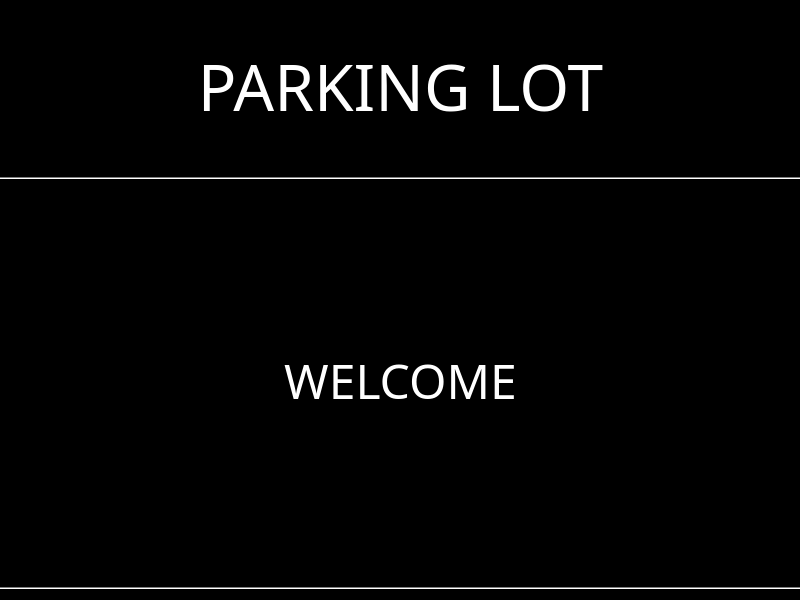
<?xml version="1.0" encoding="UTF-8"?>
<ui version="4.0">
 <class>DisplayBoard</class>
 <widget class="QMainWindow" name="DisplayBoard">
  <property name="geometry">
   <rect>
    <x>0</x>
    <y>0</y>
    <width>800</width>
    <height>600</height>
   </rect>
  </property>
  <property name="palette">
   <palette>
    <active>
     <colorrole role="WindowText">
      <brush brushstyle="SolidPattern">
       <color alpha="255">
        <red>255</red>
        <green>255</green>
        <blue>255</blue>
       </color>
      </brush>
     </colorrole>
     <colorrole role="Button">
      <brush brushstyle="SolidPattern">
       <color alpha="255">
        <red>0</red>
        <green>0</green>
        <blue>0</blue>
       </color>
      </brush>
     </colorrole>
     <colorrole role="Light">
      <brush brushstyle="SolidPattern">
       <color alpha="255">
        <red>0</red>
        <green>0</green>
        <blue>0</blue>
       </color>
      </brush>
     </colorrole>
     <colorrole role="Midlight">
      <brush brushstyle="SolidPattern">
       <color alpha="255">
        <red>0</red>
        <green>0</green>
        <blue>0</blue>
       </color>
      </brush>
     </colorrole>
     <colorrole role="Dark">
      <brush brushstyle="SolidPattern">
       <color alpha="255">
        <red>0</red>
        <green>0</green>
        <blue>0</blue>
       </color>
      </brush>
     </colorrole>
     <colorrole role="Mid">
      <brush brushstyle="SolidPattern">
       <color alpha="255">
        <red>0</red>
        <green>0</green>
        <blue>0</blue>
       </color>
      </brush>
     </colorrole>
     <colorrole role="Text">
      <brush brushstyle="SolidPattern">
       <color alpha="255">
        <red>255</red>
        <green>255</green>
        <blue>255</blue>
       </color>
      </brush>
     </colorrole>
     <colorrole role="BrightText">
      <brush brushstyle="SolidPattern">
       <color alpha="255">
        <red>255</red>
        <green>255</green>
        <blue>255</blue>
       </color>
      </brush>
     </colorrole>
     <colorrole role="ButtonText">
      <brush brushstyle="SolidPattern">
       <color alpha="255">
        <red>255</red>
        <green>255</green>
        <blue>255</blue>
       </color>
      </brush>
     </colorrole>
     <colorrole role="Base">
      <brush brushstyle="SolidPattern">
       <color alpha="255">
        <red>0</red>
        <green>0</green>
        <blue>0</blue>
       </color>
      </brush>
     </colorrole>
     <colorrole role="Window">
      <brush brushstyle="SolidPattern">
       <color alpha="255">
        <red>0</red>
        <green>0</green>
        <blue>0</blue>
       </color>
      </brush>
     </colorrole>
     <colorrole role="Shadow">
      <brush brushstyle="SolidPattern">
       <color alpha="255">
        <red>0</red>
        <green>0</green>
        <blue>0</blue>
       </color>
      </brush>
     </colorrole>
     <colorrole role="AlternateBase">
      <brush brushstyle="SolidPattern">
       <color alpha="255">
        <red>0</red>
        <green>0</green>
        <blue>0</blue>
       </color>
      </brush>
     </colorrole>
     <colorrole role="ToolTipBase">
      <brush brushstyle="SolidPattern">
       <color alpha="255">
        <red>255</red>
        <green>255</green>
        <blue>220</blue>
       </color>
      </brush>
     </colorrole>
     <colorrole role="ToolTipText">
      <brush brushstyle="SolidPattern">
       <color alpha="255">
        <red>0</red>
        <green>0</green>
        <blue>0</blue>
       </color>
      </brush>
     </colorrole>
     <colorrole role="PlaceholderText">
      <brush brushstyle="SolidPattern">
       <color alpha="127">
        <red>255</red>
        <green>255</green>
        <blue>255</blue>
       </color>
      </brush>
     </colorrole>
    </active>
    <inactive>
     <colorrole role="WindowText">
      <brush brushstyle="SolidPattern">
       <color alpha="255">
        <red>255</red>
        <green>255</green>
        <blue>255</blue>
       </color>
      </brush>
     </colorrole>
     <colorrole role="Button">
      <brush brushstyle="SolidPattern">
       <color alpha="255">
        <red>0</red>
        <green>0</green>
        <blue>0</blue>
       </color>
      </brush>
     </colorrole>
     <colorrole role="Light">
      <brush brushstyle="SolidPattern">
       <color alpha="255">
        <red>0</red>
        <green>0</green>
        <blue>0</blue>
       </color>
      </brush>
     </colorrole>
     <colorrole role="Midlight">
      <brush brushstyle="SolidPattern">
       <color alpha="255">
        <red>0</red>
        <green>0</green>
        <blue>0</blue>
       </color>
      </brush>
     </colorrole>
     <colorrole role="Dark">
      <brush brushstyle="SolidPattern">
       <color alpha="255">
        <red>0</red>
        <green>0</green>
        <blue>0</blue>
       </color>
      </brush>
     </colorrole>
     <colorrole role="Mid">
      <brush brushstyle="SolidPattern">
       <color alpha="255">
        <red>0</red>
        <green>0</green>
        <blue>0</blue>
       </color>
      </brush>
     </colorrole>
     <colorrole role="Text">
      <brush brushstyle="SolidPattern">
       <color alpha="255">
        <red>255</red>
        <green>255</green>
        <blue>255</blue>
       </color>
      </brush>
     </colorrole>
     <colorrole role="BrightText">
      <brush brushstyle="SolidPattern">
       <color alpha="255">
        <red>255</red>
        <green>255</green>
        <blue>255</blue>
       </color>
      </brush>
     </colorrole>
     <colorrole role="ButtonText">
      <brush brushstyle="SolidPattern">
       <color alpha="255">
        <red>255</red>
        <green>255</green>
        <blue>255</blue>
       </color>
      </brush>
     </colorrole>
     <colorrole role="Base">
      <brush brushstyle="SolidPattern">
       <color alpha="255">
        <red>0</red>
        <green>0</green>
        <blue>0</blue>
       </color>
      </brush>
     </colorrole>
     <colorrole role="Window">
      <brush brushstyle="SolidPattern">
       <color alpha="255">
        <red>0</red>
        <green>0</green>
        <blue>0</blue>
       </color>
      </brush>
     </colorrole>
     <colorrole role="Shadow">
      <brush brushstyle="SolidPattern">
       <color alpha="255">
        <red>0</red>
        <green>0</green>
        <blue>0</blue>
       </color>
      </brush>
     </colorrole>
     <colorrole role="AlternateBase">
      <brush brushstyle="SolidPattern">
       <color alpha="255">
        <red>0</red>
        <green>0</green>
        <blue>0</blue>
       </color>
      </brush>
     </colorrole>
     <colorrole role="ToolTipBase">
      <brush brushstyle="SolidPattern">
       <color alpha="255">
        <red>255</red>
        <green>255</green>
        <blue>220</blue>
       </color>
      </brush>
     </colorrole>
     <colorrole role="ToolTipText">
      <brush brushstyle="SolidPattern">
       <color alpha="255">
        <red>0</red>
        <green>0</green>
        <blue>0</blue>
       </color>
      </brush>
     </colorrole>
     <colorrole role="PlaceholderText">
      <brush brushstyle="SolidPattern">
       <color alpha="127">
        <red>255</red>
        <green>255</green>
        <blue>255</blue>
       </color>
      </brush>
     </colorrole>
    </inactive>
    <disabled>
     <colorrole role="WindowText">
      <brush brushstyle="SolidPattern">
       <color alpha="255">
        <red>0</red>
        <green>0</green>
        <blue>0</blue>
       </color>
      </brush>
     </colorrole>
     <colorrole role="Button">
      <brush brushstyle="SolidPattern">
       <color alpha="255">
        <red>0</red>
        <green>0</green>
        <blue>0</blue>
       </color>
      </brush>
     </colorrole>
     <colorrole role="Light">
      <brush brushstyle="SolidPattern">
       <color alpha="255">
        <red>0</red>
        <green>0</green>
        <blue>0</blue>
       </color>
      </brush>
     </colorrole>
     <colorrole role="Midlight">
      <brush brushstyle="SolidPattern">
       <color alpha="255">
        <red>0</red>
        <green>0</green>
        <blue>0</blue>
       </color>
      </brush>
     </colorrole>
     <colorrole role="Dark">
      <brush brushstyle="SolidPattern">
       <color alpha="255">
        <red>0</red>
        <green>0</green>
        <blue>0</blue>
       </color>
      </brush>
     </colorrole>
     <colorrole role="Mid">
      <brush brushstyle="SolidPattern">
       <color alpha="255">
        <red>0</red>
        <green>0</green>
        <blue>0</blue>
       </color>
      </brush>
     </colorrole>
     <colorrole role="Text">
      <brush brushstyle="SolidPattern">
       <color alpha="255">
        <red>0</red>
        <green>0</green>
        <blue>0</blue>
       </color>
      </brush>
     </colorrole>
     <colorrole role="BrightText">
      <brush brushstyle="SolidPattern">
       <color alpha="255">
        <red>255</red>
        <green>255</green>
        <blue>255</blue>
       </color>
      </brush>
     </colorrole>
     <colorrole role="ButtonText">
      <brush brushstyle="SolidPattern">
       <color alpha="255">
        <red>0</red>
        <green>0</green>
        <blue>0</blue>
       </color>
      </brush>
     </colorrole>
     <colorrole role="Base">
      <brush brushstyle="SolidPattern">
       <color alpha="255">
        <red>0</red>
        <green>0</green>
        <blue>0</blue>
       </color>
      </brush>
     </colorrole>
     <colorrole role="Window">
      <brush brushstyle="SolidPattern">
       <color alpha="255">
        <red>0</red>
        <green>0</green>
        <blue>0</blue>
       </color>
      </brush>
     </colorrole>
     <colorrole role="Shadow">
      <brush brushstyle="SolidPattern">
       <color alpha="255">
        <red>0</red>
        <green>0</green>
        <blue>0</blue>
       </color>
      </brush>
     </colorrole>
     <colorrole role="AlternateBase">
      <brush brushstyle="SolidPattern">
       <color alpha="255">
        <red>0</red>
        <green>0</green>
        <blue>0</blue>
       </color>
      </brush>
     </colorrole>
     <colorrole role="ToolTipBase">
      <brush brushstyle="SolidPattern">
       <color alpha="255">
        <red>255</red>
        <green>255</green>
        <blue>220</blue>
       </color>
      </brush>
     </colorrole>
     <colorrole role="ToolTipText">
      <brush brushstyle="SolidPattern">
       <color alpha="255">
        <red>0</red>
        <green>0</green>
        <blue>0</blue>
       </color>
      </brush>
     </colorrole>
     <colorrole role="PlaceholderText">
      <brush brushstyle="SolidPattern">
       <color alpha="127">
        <red>0</red>
        <green>0</green>
        <blue>0</blue>
       </color>
      </brush>
     </colorrole>
    </disabled>
   </palette>
  </property>
  <property name="windowTitle">
   <string>DisplayBoard</string>
  </property>
  <widget class="QWidget" name="centralwidget">
   <property name="palette">
    <palette>
     <active>
      <colorrole role="WindowText">
       <brush brushstyle="SolidPattern">
        <color alpha="255">
         <red>255</red>
         <green>255</green>
         <blue>255</blue>
        </color>
       </brush>
      </colorrole>
      <colorrole role="Button">
       <brush brushstyle="SolidPattern">
        <color alpha="255">
         <red>0</red>
         <green>0</green>
         <blue>0</blue>
        </color>
       </brush>
      </colorrole>
      <colorrole role="Light">
       <brush brushstyle="SolidPattern">
        <color alpha="255">
         <red>0</red>
         <green>0</green>
         <blue>0</blue>
        </color>
       </brush>
      </colorrole>
      <colorrole role="Midlight">
       <brush brushstyle="SolidPattern">
        <color alpha="255">
         <red>0</red>
         <green>0</green>
         <blue>0</blue>
        </color>
       </brush>
      </colorrole>
      <colorrole role="Dark">
       <brush brushstyle="SolidPattern">
        <color alpha="255">
         <red>0</red>
         <green>0</green>
         <blue>0</blue>
        </color>
       </brush>
      </colorrole>
      <colorrole role="Mid">
       <brush brushstyle="SolidPattern">
        <color alpha="255">
         <red>0</red>
         <green>0</green>
         <blue>0</blue>
        </color>
       </brush>
      </colorrole>
      <colorrole role="Text">
       <brush brushstyle="SolidPattern">
        <color alpha="255">
         <red>255</red>
         <green>255</green>
         <blue>255</blue>
        </color>
       </brush>
      </colorrole>
      <colorrole role="BrightText">
       <brush brushstyle="SolidPattern">
        <color alpha="255">
         <red>255</red>
         <green>255</green>
         <blue>255</blue>
        </color>
       </brush>
      </colorrole>
      <colorrole role="ButtonText">
       <brush brushstyle="SolidPattern">
        <color alpha="255">
         <red>255</red>
         <green>255</green>
         <blue>255</blue>
        </color>
       </brush>
      </colorrole>
      <colorrole role="Base">
       <brush brushstyle="SolidPattern">
        <color alpha="255">
         <red>0</red>
         <green>0</green>
         <blue>0</blue>
        </color>
       </brush>
      </colorrole>
      <colorrole role="Window">
       <brush brushstyle="SolidPattern">
        <color alpha="255">
         <red>0</red>
         <green>0</green>
         <blue>0</blue>
        </color>
       </brush>
      </colorrole>
      <colorrole role="Shadow">
       <brush brushstyle="SolidPattern">
        <color alpha="255">
         <red>0</red>
         <green>0</green>
         <blue>0</blue>
        </color>
       </brush>
      </colorrole>
      <colorrole role="AlternateBase">
       <brush brushstyle="SolidPattern">
        <color alpha="255">
         <red>0</red>
         <green>0</green>
         <blue>0</blue>
        </color>
       </brush>
      </colorrole>
      <colorrole role="ToolTipBase">
       <brush brushstyle="SolidPattern">
        <color alpha="255">
         <red>255</red>
         <green>255</green>
         <blue>220</blue>
        </color>
       </brush>
      </colorrole>
      <colorrole role="ToolTipText">
       <brush brushstyle="SolidPattern">
        <color alpha="255">
         <red>0</red>
         <green>0</green>
         <blue>0</blue>
        </color>
       </brush>
      </colorrole>
      <colorrole role="PlaceholderText">
       <brush brushstyle="SolidPattern">
        <color alpha="127">
         <red>255</red>
         <green>255</green>
         <blue>255</blue>
        </color>
       </brush>
      </colorrole>
     </active>
     <inactive>
      <colorrole role="WindowText">
       <brush brushstyle="SolidPattern">
        <color alpha="255">
         <red>255</red>
         <green>255</green>
         <blue>255</blue>
        </color>
       </brush>
      </colorrole>
      <colorrole role="Button">
       <brush brushstyle="SolidPattern">
        <color alpha="255">
         <red>0</red>
         <green>0</green>
         <blue>0</blue>
        </color>
       </brush>
      </colorrole>
      <colorrole role="Light">
       <brush brushstyle="SolidPattern">
        <color alpha="255">
         <red>0</red>
         <green>0</green>
         <blue>0</blue>
        </color>
       </brush>
      </colorrole>
      <colorrole role="Midlight">
       <brush brushstyle="SolidPattern">
        <color alpha="255">
         <red>0</red>
         <green>0</green>
         <blue>0</blue>
        </color>
       </brush>
      </colorrole>
      <colorrole role="Dark">
       <brush brushstyle="SolidPattern">
        <color alpha="255">
         <red>0</red>
         <green>0</green>
         <blue>0</blue>
        </color>
       </brush>
      </colorrole>
      <colorrole role="Mid">
       <brush brushstyle="SolidPattern">
        <color alpha="255">
         <red>0</red>
         <green>0</green>
         <blue>0</blue>
        </color>
       </brush>
      </colorrole>
      <colorrole role="Text">
       <brush brushstyle="SolidPattern">
        <color alpha="255">
         <red>255</red>
         <green>255</green>
         <blue>255</blue>
        </color>
       </brush>
      </colorrole>
      <colorrole role="BrightText">
       <brush brushstyle="SolidPattern">
        <color alpha="255">
         <red>255</red>
         <green>255</green>
         <blue>255</blue>
        </color>
       </brush>
      </colorrole>
      <colorrole role="ButtonText">
       <brush brushstyle="SolidPattern">
        <color alpha="255">
         <red>255</red>
         <green>255</green>
         <blue>255</blue>
        </color>
       </brush>
      </colorrole>
      <colorrole role="Base">
       <brush brushstyle="SolidPattern">
        <color alpha="255">
         <red>0</red>
         <green>0</green>
         <blue>0</blue>
        </color>
       </brush>
      </colorrole>
      <colorrole role="Window">
       <brush brushstyle="SolidPattern">
        <color alpha="255">
         <red>0</red>
         <green>0</green>
         <blue>0</blue>
        </color>
       </brush>
      </colorrole>
      <colorrole role="Shadow">
       <brush brushstyle="SolidPattern">
        <color alpha="255">
         <red>0</red>
         <green>0</green>
         <blue>0</blue>
        </color>
       </brush>
      </colorrole>
      <colorrole role="AlternateBase">
       <brush brushstyle="SolidPattern">
        <color alpha="255">
         <red>0</red>
         <green>0</green>
         <blue>0</blue>
        </color>
       </brush>
      </colorrole>
      <colorrole role="ToolTipBase">
       <brush brushstyle="SolidPattern">
        <color alpha="255">
         <red>255</red>
         <green>255</green>
         <blue>220</blue>
        </color>
       </brush>
      </colorrole>
      <colorrole role="ToolTipText">
       <brush brushstyle="SolidPattern">
        <color alpha="255">
         <red>0</red>
         <green>0</green>
         <blue>0</blue>
        </color>
       </brush>
      </colorrole>
      <colorrole role="PlaceholderText">
       <brush brushstyle="SolidPattern">
        <color alpha="127">
         <red>255</red>
         <green>255</green>
         <blue>255</blue>
        </color>
       </brush>
      </colorrole>
     </inactive>
     <disabled>
      <colorrole role="WindowText">
       <brush brushstyle="SolidPattern">
        <color alpha="255">
         <red>0</red>
         <green>0</green>
         <blue>0</blue>
        </color>
       </brush>
      </colorrole>
      <colorrole role="Button">
       <brush brushstyle="SolidPattern">
        <color alpha="255">
         <red>0</red>
         <green>0</green>
         <blue>0</blue>
        </color>
       </brush>
      </colorrole>
      <colorrole role="Light">
       <brush brushstyle="SolidPattern">
        <color alpha="255">
         <red>0</red>
         <green>0</green>
         <blue>0</blue>
        </color>
       </brush>
      </colorrole>
      <colorrole role="Midlight">
       <brush brushstyle="SolidPattern">
        <color alpha="255">
         <red>0</red>
         <green>0</green>
         <blue>0</blue>
        </color>
       </brush>
      </colorrole>
      <colorrole role="Dark">
       <brush brushstyle="SolidPattern">
        <color alpha="255">
         <red>0</red>
         <green>0</green>
         <blue>0</blue>
        </color>
       </brush>
      </colorrole>
      <colorrole role="Mid">
       <brush brushstyle="SolidPattern">
        <color alpha="255">
         <red>0</red>
         <green>0</green>
         <blue>0</blue>
        </color>
       </brush>
      </colorrole>
      <colorrole role="Text">
       <brush brushstyle="SolidPattern">
        <color alpha="255">
         <red>0</red>
         <green>0</green>
         <blue>0</blue>
        </color>
       </brush>
      </colorrole>
      <colorrole role="BrightText">
       <brush brushstyle="SolidPattern">
        <color alpha="255">
         <red>255</red>
         <green>255</green>
         <blue>255</blue>
        </color>
       </brush>
      </colorrole>
      <colorrole role="ButtonText">
       <brush brushstyle="SolidPattern">
        <color alpha="255">
         <red>0</red>
         <green>0</green>
         <blue>0</blue>
        </color>
       </brush>
      </colorrole>
      <colorrole role="Base">
       <brush brushstyle="SolidPattern">
        <color alpha="255">
         <red>0</red>
         <green>0</green>
         <blue>0</blue>
        </color>
       </brush>
      </colorrole>
      <colorrole role="Window">
       <brush brushstyle="SolidPattern">
        <color alpha="255">
         <red>0</red>
         <green>0</green>
         <blue>0</blue>
        </color>
       </brush>
      </colorrole>
      <colorrole role="Shadow">
       <brush brushstyle="SolidPattern">
        <color alpha="255">
         <red>0</red>
         <green>0</green>
         <blue>0</blue>
        </color>
       </brush>
      </colorrole>
      <colorrole role="AlternateBase">
       <brush brushstyle="SolidPattern">
        <color alpha="255">
         <red>0</red>
         <green>0</green>
         <blue>0</blue>
        </color>
       </brush>
      </colorrole>
      <colorrole role="ToolTipBase">
       <brush brushstyle="SolidPattern">
        <color alpha="255">
         <red>255</red>
         <green>255</green>
         <blue>220</blue>
        </color>
       </brush>
      </colorrole>
      <colorrole role="ToolTipText">
       <brush brushstyle="SolidPattern">
        <color alpha="255">
         <red>0</red>
         <green>0</green>
         <blue>0</blue>
        </color>
       </brush>
      </colorrole>
      <colorrole role="PlaceholderText">
       <brush brushstyle="SolidPattern">
        <color alpha="127">
         <red>0</red>
         <green>0</green>
         <blue>0</blue>
        </color>
       </brush>
      </colorrole>
     </disabled>
    </palette>
   </property>
   <widget class="QLabel" name="label_parking_lot">
    <property name="geometry">
     <rect>
      <x>0</x>
      <y>30</y>
      <width>801</width>
      <height>111</height>
     </rect>
    </property>
    <property name="font">
     <font>
      <family>Arial Black</family>
      <pointsize>48</pointsize>
      <bold>false</bold>
      <stylestrategy>PreferAntialias</stylestrategy>
     </font>
    </property>
    <property name="text">
     <string notr="true">PARKING LOT</string>
    </property>
    <property name="scaledContents">
     <bool>true</bool>
    </property>
    <property name="alignment">
     <set>Qt::AlignCenter</set>
    </property>
   </widget>
   <widget class="Line" name="line_h_upper">
    <property name="geometry">
     <rect>
      <x>0</x>
      <y>170</y>
      <width>811</width>
      <height>16</height>
     </rect>
    </property>
    <property name="palette">
     <palette>
      <active>
       <colorrole role="WindowText">
        <brush brushstyle="SolidPattern">
         <color alpha="255">
          <red>0</red>
          <green>0</green>
          <blue>0</blue>
         </color>
        </brush>
       </colorrole>
       <colorrole role="Button">
        <brush brushstyle="SolidPattern">
         <color alpha="255">
          <red>255</red>
          <green>255</green>
          <blue>255</blue>
         </color>
        </brush>
       </colorrole>
       <colorrole role="Light">
        <brush brushstyle="SolidPattern">
         <color alpha="255">
          <red>255</red>
          <green>255</green>
          <blue>255</blue>
         </color>
        </brush>
       </colorrole>
       <colorrole role="Midlight">
        <brush brushstyle="SolidPattern">
         <color alpha="255">
          <red>255</red>
          <green>255</green>
          <blue>255</blue>
         </color>
        </brush>
       </colorrole>
       <colorrole role="Dark">
        <brush brushstyle="SolidPattern">
         <color alpha="255">
          <red>127</red>
          <green>127</green>
          <blue>127</blue>
         </color>
        </brush>
       </colorrole>
       <colorrole role="Mid">
        <brush brushstyle="SolidPattern">
         <color alpha="255">
          <red>170</red>
          <green>170</green>
          <blue>170</blue>
         </color>
        </brush>
       </colorrole>
       <colorrole role="Text">
        <brush brushstyle="SolidPattern">
         <color alpha="255">
          <red>0</red>
          <green>0</green>
          <blue>0</blue>
         </color>
        </brush>
       </colorrole>
       <colorrole role="BrightText">
        <brush brushstyle="SolidPattern">
         <color alpha="255">
          <red>255</red>
          <green>255</green>
          <blue>255</blue>
         </color>
        </brush>
       </colorrole>
       <colorrole role="ButtonText">
        <brush brushstyle="SolidPattern">
         <color alpha="255">
          <red>0</red>
          <green>0</green>
          <blue>0</blue>
         </color>
        </brush>
       </colorrole>
       <colorrole role="Base">
        <brush brushstyle="SolidPattern">
         <color alpha="255">
          <red>255</red>
          <green>255</green>
          <blue>255</blue>
         </color>
        </brush>
       </colorrole>
       <colorrole role="Window">
        <brush brushstyle="SolidPattern">
         <color alpha="255">
          <red>255</red>
          <green>255</green>
          <blue>255</blue>
         </color>
        </brush>
       </colorrole>
       <colorrole role="Shadow">
        <brush brushstyle="SolidPattern">
         <color alpha="255">
          <red>0</red>
          <green>0</green>
          <blue>0</blue>
         </color>
        </brush>
       </colorrole>
       <colorrole role="AlternateBase">
        <brush brushstyle="SolidPattern">
         <color alpha="255">
          <red>255</red>
          <green>255</green>
          <blue>255</blue>
         </color>
        </brush>
       </colorrole>
       <colorrole role="ToolTipBase">
        <brush brushstyle="SolidPattern">
         <color alpha="255">
          <red>255</red>
          <green>255</green>
          <blue>220</blue>
         </color>
        </brush>
       </colorrole>
       <colorrole role="ToolTipText">
        <brush brushstyle="SolidPattern">
         <color alpha="255">
          <red>0</red>
          <green>0</green>
          <blue>0</blue>
         </color>
        </brush>
       </colorrole>
       <colorrole role="PlaceholderText">
        <brush brushstyle="SolidPattern">
         <color alpha="127">
          <red>0</red>
          <green>0</green>
          <blue>0</blue>
         </color>
        </brush>
       </colorrole>
      </active>
      <inactive>
       <colorrole role="WindowText">
        <brush brushstyle="SolidPattern">
         <color alpha="255">
          <red>0</red>
          <green>0</green>
          <blue>0</blue>
         </color>
        </brush>
       </colorrole>
       <colorrole role="Button">
        <brush brushstyle="SolidPattern">
         <color alpha="255">
          <red>255</red>
          <green>255</green>
          <blue>255</blue>
         </color>
        </brush>
       </colorrole>
       <colorrole role="Light">
        <brush brushstyle="SolidPattern">
         <color alpha="255">
          <red>255</red>
          <green>255</green>
          <blue>255</blue>
         </color>
        </brush>
       </colorrole>
       <colorrole role="Midlight">
        <brush brushstyle="SolidPattern">
         <color alpha="255">
          <red>255</red>
          <green>255</green>
          <blue>255</blue>
         </color>
        </brush>
       </colorrole>
       <colorrole role="Dark">
        <brush brushstyle="SolidPattern">
         <color alpha="255">
          <red>127</red>
          <green>127</green>
          <blue>127</blue>
         </color>
        </brush>
       </colorrole>
       <colorrole role="Mid">
        <brush brushstyle="SolidPattern">
         <color alpha="255">
          <red>170</red>
          <green>170</green>
          <blue>170</blue>
         </color>
        </brush>
       </colorrole>
       <colorrole role="Text">
        <brush brushstyle="SolidPattern">
         <color alpha="255">
          <red>0</red>
          <green>0</green>
          <blue>0</blue>
         </color>
        </brush>
       </colorrole>
       <colorrole role="BrightText">
        <brush brushstyle="SolidPattern">
         <color alpha="255">
          <red>255</red>
          <green>255</green>
          <blue>255</blue>
         </color>
        </brush>
       </colorrole>
       <colorrole role="ButtonText">
        <brush brushstyle="SolidPattern">
         <color alpha="255">
          <red>0</red>
          <green>0</green>
          <blue>0</blue>
         </color>
        </brush>
       </colorrole>
       <colorrole role="Base">
        <brush brushstyle="SolidPattern">
         <color alpha="255">
          <red>255</red>
          <green>255</green>
          <blue>255</blue>
         </color>
        </brush>
       </colorrole>
       <colorrole role="Window">
        <brush brushstyle="SolidPattern">
         <color alpha="255">
          <red>255</red>
          <green>255</green>
          <blue>255</blue>
         </color>
        </brush>
       </colorrole>
       <colorrole role="Shadow">
        <brush brushstyle="SolidPattern">
         <color alpha="255">
          <red>0</red>
          <green>0</green>
          <blue>0</blue>
         </color>
        </brush>
       </colorrole>
       <colorrole role="AlternateBase">
        <brush brushstyle="SolidPattern">
         <color alpha="255">
          <red>255</red>
          <green>255</green>
          <blue>255</blue>
         </color>
        </brush>
       </colorrole>
       <colorrole role="ToolTipBase">
        <brush brushstyle="SolidPattern">
         <color alpha="255">
          <red>255</red>
          <green>255</green>
          <blue>220</blue>
         </color>
        </brush>
       </colorrole>
       <colorrole role="ToolTipText">
        <brush brushstyle="SolidPattern">
         <color alpha="255">
          <red>0</red>
          <green>0</green>
          <blue>0</blue>
         </color>
        </brush>
       </colorrole>
       <colorrole role="PlaceholderText">
        <brush brushstyle="SolidPattern">
         <color alpha="127">
          <red>0</red>
          <green>0</green>
          <blue>0</blue>
         </color>
        </brush>
       </colorrole>
      </inactive>
      <disabled>
       <colorrole role="WindowText">
        <brush brushstyle="SolidPattern">
         <color alpha="255">
          <red>127</red>
          <green>127</green>
          <blue>127</blue>
         </color>
        </brush>
       </colorrole>
       <colorrole role="Button">
        <brush brushstyle="SolidPattern">
         <color alpha="255">
          <red>255</red>
          <green>255</green>
          <blue>255</blue>
         </color>
        </brush>
       </colorrole>
       <colorrole role="Light">
        <brush brushstyle="SolidPattern">
         <color alpha="255">
          <red>255</red>
          <green>255</green>
          <blue>255</blue>
         </color>
        </brush>
       </colorrole>
       <colorrole role="Midlight">
        <brush brushstyle="SolidPattern">
         <color alpha="255">
          <red>255</red>
          <green>255</green>
          <blue>255</blue>
         </color>
        </brush>
       </colorrole>
       <colorrole role="Dark">
        <brush brushstyle="SolidPattern">
         <color alpha="255">
          <red>127</red>
          <green>127</green>
          <blue>127</blue>
         </color>
        </brush>
       </colorrole>
       <colorrole role="Mid">
        <brush brushstyle="SolidPattern">
         <color alpha="255">
          <red>170</red>
          <green>170</green>
          <blue>170</blue>
         </color>
        </brush>
       </colorrole>
       <colorrole role="Text">
        <brush brushstyle="SolidPattern">
         <color alpha="255">
          <red>127</red>
          <green>127</green>
          <blue>127</blue>
         </color>
        </brush>
       </colorrole>
       <colorrole role="BrightText">
        <brush brushstyle="SolidPattern">
         <color alpha="255">
          <red>255</red>
          <green>255</green>
          <blue>255</blue>
         </color>
        </brush>
       </colorrole>
       <colorrole role="ButtonText">
        <brush brushstyle="SolidPattern">
         <color alpha="255">
          <red>127</red>
          <green>127</green>
          <blue>127</blue>
         </color>
        </brush>
       </colorrole>
       <colorrole role="Base">
        <brush brushstyle="SolidPattern">
         <color alpha="255">
          <red>255</red>
          <green>255</green>
          <blue>255</blue>
         </color>
        </brush>
       </colorrole>
       <colorrole role="Window">
        <brush brushstyle="SolidPattern">
         <color alpha="255">
          <red>255</red>
          <green>255</green>
          <blue>255</blue>
         </color>
        </brush>
       </colorrole>
       <colorrole role="Shadow">
        <brush brushstyle="SolidPattern">
         <color alpha="255">
          <red>0</red>
          <green>0</green>
          <blue>0</blue>
         </color>
        </brush>
       </colorrole>
       <colorrole role="AlternateBase">
        <brush brushstyle="SolidPattern">
         <color alpha="255">
          <red>255</red>
          <green>255</green>
          <blue>255</blue>
         </color>
        </brush>
       </colorrole>
       <colorrole role="ToolTipBase">
        <brush brushstyle="SolidPattern">
         <color alpha="255">
          <red>255</red>
          <green>255</green>
          <blue>220</blue>
         </color>
        </brush>
       </colorrole>
       <colorrole role="ToolTipText">
        <brush brushstyle="SolidPattern">
         <color alpha="255">
          <red>0</red>
          <green>0</green>
          <blue>0</blue>
         </color>
        </brush>
       </colorrole>
       <colorrole role="PlaceholderText">
        <brush brushstyle="SolidPattern">
         <color alpha="127">
          <red>127</red>
          <green>127</green>
          <blue>127</blue>
         </color>
        </brush>
       </colorrole>
      </disabled>
     </palette>
    </property>
    <property name="orientation">
     <enum>Qt::Horizontal</enum>
    </property>
   </widget>
   <widget class="Line" name="line_h_lower">
    <property name="geometry">
     <rect>
      <x>0</x>
      <y>580</y>
      <width>811</width>
      <height>16</height>
     </rect>
    </property>
    <property name="palette">
     <palette>
      <active>
       <colorrole role="WindowText">
        <brush brushstyle="SolidPattern">
         <color alpha="255">
          <red>0</red>
          <green>0</green>
          <blue>0</blue>
         </color>
        </brush>
       </colorrole>
       <colorrole role="Button">
        <brush brushstyle="SolidPattern">
         <color alpha="255">
          <red>255</red>
          <green>255</green>
          <blue>255</blue>
         </color>
        </brush>
       </colorrole>
       <colorrole role="Light">
        <brush brushstyle="SolidPattern">
         <color alpha="255">
          <red>255</red>
          <green>255</green>
          <blue>255</blue>
         </color>
        </brush>
       </colorrole>
       <colorrole role="Midlight">
        <brush brushstyle="SolidPattern">
         <color alpha="255">
          <red>255</red>
          <green>255</green>
          <blue>255</blue>
         </color>
        </brush>
       </colorrole>
       <colorrole role="Dark">
        <brush brushstyle="SolidPattern">
         <color alpha="255">
          <red>127</red>
          <green>127</green>
          <blue>127</blue>
         </color>
        </brush>
       </colorrole>
       <colorrole role="Mid">
        <brush brushstyle="SolidPattern">
         <color alpha="255">
          <red>170</red>
          <green>170</green>
          <blue>170</blue>
         </color>
        </brush>
       </colorrole>
       <colorrole role="Text">
        <brush brushstyle="SolidPattern">
         <color alpha="255">
          <red>0</red>
          <green>0</green>
          <blue>0</blue>
         </color>
        </brush>
       </colorrole>
       <colorrole role="BrightText">
        <brush brushstyle="SolidPattern">
         <color alpha="255">
          <red>255</red>
          <green>255</green>
          <blue>255</blue>
         </color>
        </brush>
       </colorrole>
       <colorrole role="ButtonText">
        <brush brushstyle="SolidPattern">
         <color alpha="255">
          <red>0</red>
          <green>0</green>
          <blue>0</blue>
         </color>
        </brush>
       </colorrole>
       <colorrole role="Base">
        <brush brushstyle="SolidPattern">
         <color alpha="255">
          <red>255</red>
          <green>255</green>
          <blue>255</blue>
         </color>
        </brush>
       </colorrole>
       <colorrole role="Window">
        <brush brushstyle="SolidPattern">
         <color alpha="255">
          <red>255</red>
          <green>255</green>
          <blue>255</blue>
         </color>
        </brush>
       </colorrole>
       <colorrole role="Shadow">
        <brush brushstyle="SolidPattern">
         <color alpha="255">
          <red>0</red>
          <green>0</green>
          <blue>0</blue>
         </color>
        </brush>
       </colorrole>
       <colorrole role="AlternateBase">
        <brush brushstyle="SolidPattern">
         <color alpha="255">
          <red>255</red>
          <green>255</green>
          <blue>255</blue>
         </color>
        </brush>
       </colorrole>
       <colorrole role="ToolTipBase">
        <brush brushstyle="SolidPattern">
         <color alpha="255">
          <red>255</red>
          <green>255</green>
          <blue>220</blue>
         </color>
        </brush>
       </colorrole>
       <colorrole role="ToolTipText">
        <brush brushstyle="SolidPattern">
         <color alpha="255">
          <red>0</red>
          <green>0</green>
          <blue>0</blue>
         </color>
        </brush>
       </colorrole>
       <colorrole role="PlaceholderText">
        <brush brushstyle="SolidPattern">
         <color alpha="127">
          <red>0</red>
          <green>0</green>
          <blue>0</blue>
         </color>
        </brush>
       </colorrole>
      </active>
      <inactive>
       <colorrole role="WindowText">
        <brush brushstyle="SolidPattern">
         <color alpha="255">
          <red>0</red>
          <green>0</green>
          <blue>0</blue>
         </color>
        </brush>
       </colorrole>
       <colorrole role="Button">
        <brush brushstyle="SolidPattern">
         <color alpha="255">
          <red>255</red>
          <green>255</green>
          <blue>255</blue>
         </color>
        </brush>
       </colorrole>
       <colorrole role="Light">
        <brush brushstyle="SolidPattern">
         <color alpha="255">
          <red>255</red>
          <green>255</green>
          <blue>255</blue>
         </color>
        </brush>
       </colorrole>
       <colorrole role="Midlight">
        <brush brushstyle="SolidPattern">
         <color alpha="255">
          <red>255</red>
          <green>255</green>
          <blue>255</blue>
         </color>
        </brush>
       </colorrole>
       <colorrole role="Dark">
        <brush brushstyle="SolidPattern">
         <color alpha="255">
          <red>127</red>
          <green>127</green>
          <blue>127</blue>
         </color>
        </brush>
       </colorrole>
       <colorrole role="Mid">
        <brush brushstyle="SolidPattern">
         <color alpha="255">
          <red>170</red>
          <green>170</green>
          <blue>170</blue>
         </color>
        </brush>
       </colorrole>
       <colorrole role="Text">
        <brush brushstyle="SolidPattern">
         <color alpha="255">
          <red>0</red>
          <green>0</green>
          <blue>0</blue>
         </color>
        </brush>
       </colorrole>
       <colorrole role="BrightText">
        <brush brushstyle="SolidPattern">
         <color alpha="255">
          <red>255</red>
          <green>255</green>
          <blue>255</blue>
         </color>
        </brush>
       </colorrole>
       <colorrole role="ButtonText">
        <brush brushstyle="SolidPattern">
         <color alpha="255">
          <red>0</red>
          <green>0</green>
          <blue>0</blue>
         </color>
        </brush>
       </colorrole>
       <colorrole role="Base">
        <brush brushstyle="SolidPattern">
         <color alpha="255">
          <red>255</red>
          <green>255</green>
          <blue>255</blue>
         </color>
        </brush>
       </colorrole>
       <colorrole role="Window">
        <brush brushstyle="SolidPattern">
         <color alpha="255">
          <red>255</red>
          <green>255</green>
          <blue>255</blue>
         </color>
        </brush>
       </colorrole>
       <colorrole role="Shadow">
        <brush brushstyle="SolidPattern">
         <color alpha="255">
          <red>0</red>
          <green>0</green>
          <blue>0</blue>
         </color>
        </brush>
       </colorrole>
       <colorrole role="AlternateBase">
        <brush brushstyle="SolidPattern">
         <color alpha="255">
          <red>255</red>
          <green>255</green>
          <blue>255</blue>
         </color>
        </brush>
       </colorrole>
       <colorrole role="ToolTipBase">
        <brush brushstyle="SolidPattern">
         <color alpha="255">
          <red>255</red>
          <green>255</green>
          <blue>220</blue>
         </color>
        </brush>
       </colorrole>
       <colorrole role="ToolTipText">
        <brush brushstyle="SolidPattern">
         <color alpha="255">
          <red>0</red>
          <green>0</green>
          <blue>0</blue>
         </color>
        </brush>
       </colorrole>
       <colorrole role="PlaceholderText">
        <brush brushstyle="SolidPattern">
         <color alpha="127">
          <red>0</red>
          <green>0</green>
          <blue>0</blue>
         </color>
        </brush>
       </colorrole>
      </inactive>
      <disabled>
       <colorrole role="WindowText">
        <brush brushstyle="SolidPattern">
         <color alpha="255">
          <red>127</red>
          <green>127</green>
          <blue>127</blue>
         </color>
        </brush>
       </colorrole>
       <colorrole role="Button">
        <brush brushstyle="SolidPattern">
         <color alpha="255">
          <red>255</red>
          <green>255</green>
          <blue>255</blue>
         </color>
        </brush>
       </colorrole>
       <colorrole role="Light">
        <brush brushstyle="SolidPattern">
         <color alpha="255">
          <red>255</red>
          <green>255</green>
          <blue>255</blue>
         </color>
        </brush>
       </colorrole>
       <colorrole role="Midlight">
        <brush brushstyle="SolidPattern">
         <color alpha="255">
          <red>255</red>
          <green>255</green>
          <blue>255</blue>
         </color>
        </brush>
       </colorrole>
       <colorrole role="Dark">
        <brush brushstyle="SolidPattern">
         <color alpha="255">
          <red>127</red>
          <green>127</green>
          <blue>127</blue>
         </color>
        </brush>
       </colorrole>
       <colorrole role="Mid">
        <brush brushstyle="SolidPattern">
         <color alpha="255">
          <red>170</red>
          <green>170</green>
          <blue>170</blue>
         </color>
        </brush>
       </colorrole>
       <colorrole role="Text">
        <brush brushstyle="SolidPattern">
         <color alpha="255">
          <red>127</red>
          <green>127</green>
          <blue>127</blue>
         </color>
        </brush>
       </colorrole>
       <colorrole role="BrightText">
        <brush brushstyle="SolidPattern">
         <color alpha="255">
          <red>255</red>
          <green>255</green>
          <blue>255</blue>
         </color>
        </brush>
       </colorrole>
       <colorrole role="ButtonText">
        <brush brushstyle="SolidPattern">
         <color alpha="255">
          <red>127</red>
          <green>127</green>
          <blue>127</blue>
         </color>
        </brush>
       </colorrole>
       <colorrole role="Base">
        <brush brushstyle="SolidPattern">
         <color alpha="255">
          <red>255</red>
          <green>255</green>
          <blue>255</blue>
         </color>
        </brush>
       </colorrole>
       <colorrole role="Window">
        <brush brushstyle="SolidPattern">
         <color alpha="255">
          <red>255</red>
          <green>255</green>
          <blue>255</blue>
         </color>
        </brush>
       </colorrole>
       <colorrole role="Shadow">
        <brush brushstyle="SolidPattern">
         <color alpha="255">
          <red>0</red>
          <green>0</green>
          <blue>0</blue>
         </color>
        </brush>
       </colorrole>
       <colorrole role="AlternateBase">
        <brush brushstyle="SolidPattern">
         <color alpha="255">
          <red>255</red>
          <green>255</green>
          <blue>255</blue>
         </color>
        </brush>
       </colorrole>
       <colorrole role="ToolTipBase">
        <brush brushstyle="SolidPattern">
         <color alpha="255">
          <red>255</red>
          <green>255</green>
          <blue>220</blue>
         </color>
        </brush>
       </colorrole>
       <colorrole role="ToolTipText">
        <brush brushstyle="SolidPattern">
         <color alpha="255">
          <red>0</red>
          <green>0</green>
          <blue>0</blue>
         </color>
        </brush>
       </colorrole>
       <colorrole role="PlaceholderText">
        <brush brushstyle="SolidPattern">
         <color alpha="127">
          <red>127</red>
          <green>127</green>
          <blue>127</blue>
         </color>
        </brush>
       </colorrole>
      </disabled>
     </palette>
    </property>
    <property name="orientation">
     <enum>Qt::Horizontal</enum>
    </property>
   </widget>
   <widget class="QLabel" name="label_text">
    <property name="geometry">
     <rect>
      <x>0</x>
      <y>190</y>
      <width>801</width>
      <height>381</height>
     </rect>
    </property>
    <property name="font">
     <font>
      <family>Arial Black</family>
      <pointsize>36</pointsize>
     </font>
    </property>
    <property name="text">
     <string>WELCOME</string>
    </property>
    <property name="alignment">
     <set>Qt::AlignCenter</set>
    </property>
   </widget>
  </widget>
 </widget>
 <resources/>
 <connections/>
</ui>
